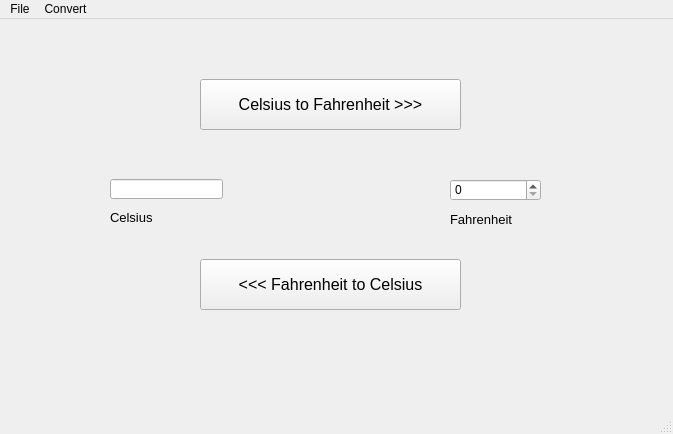
<?xml version="1.0" encoding="UTF-8"?>
<ui version="4.0">
 <class>MainWindow</class>
 <widget class="QMainWindow" name="MainWindow">
  <property name="geometry">
   <rect>
    <x>0</x>
    <y>0</y>
    <width>673</width>
    <height>434</height>
   </rect>
  </property>
  <property name="windowTitle">
   <string>MainWindow</string>
  </property>
  <widget class="QWidget" name="centralwidget">
   <widget class="QLineEdit" name="editCel">
    <property name="geometry">
     <rect>
      <x>110</x>
      <y>160</y>
      <width>113</width>
      <height>20</height>
     </rect>
    </property>
   </widget>
   <widget class="QSpinBox" name="spinFahr">
    <property name="geometry">
     <rect>
      <x>450</x>
      <y>160</y>
      <width>91</width>
      <height>22</height>
     </rect>
    </property>
   </widget>
   <widget class="QPushButton" name="btn_FtoC">
    <property name="geometry">
     <rect>
      <x>200</x>
      <y>240</y>
      <width>261</width>
      <height>51</height>
     </rect>
    </property>
    <property name="font">
     <font>
      <pointsize>12</pointsize>
     </font>
    </property>
    <property name="text">
     <string>&lt;&lt;&lt; Fahrenheit to Celsius</string>
    </property>
   </widget>
   <widget class="QPushButton" name="btn_CtoF">
    <property name="geometry">
     <rect>
      <x>200</x>
      <y>60</y>
      <width>261</width>
      <height>51</height>
     </rect>
    </property>
    <property name="font">
     <font>
      <pointsize>12</pointsize>
     </font>
    </property>
    <property name="text">
     <string>Celsius to Fahrenheit &gt;&gt;&gt;</string>
    </property>
   </widget>
   <widget class="QLabel" name="label">
    <property name="geometry">
     <rect>
      <x>110</x>
      <y>190</y>
      <width>61</width>
      <height>16</height>
     </rect>
    </property>
    <property name="font">
     <font>
      <pointsize>10</pointsize>
     </font>
    </property>
    <property name="text">
     <string>Celsius</string>
    </property>
   </widget>
   <widget class="QLabel" name="label_2">
    <property name="geometry">
     <rect>
      <x>450</x>
      <y>190</y>
      <width>111</width>
      <height>21</height>
     </rect>
    </property>
    <property name="font">
     <font>
      <pointsize>10</pointsize>
     </font>
    </property>
    <property name="text">
     <string>Fahrenheit</string>
    </property>
   </widget>
  </widget>
  <widget class="QMenuBar" name="menubar">
   <property name="geometry">
    <rect>
     <x>0</x>
     <y>0</y>
     <width>673</width>
     <height>21</height>
    </rect>
   </property>
   <widget class="QMenu" name="menuFile">
    <property name="title">
     <string>File</string>
    </property>
    <addaction name="actionExit"/>
   </widget>
   <widget class="QMenu" name="menuConvert">
    <property name="title">
     <string>Convert</string>
    </property>
    <addaction name="actionC_to_F"/>
    <addaction name="actionF_to_C"/>
   </widget>
   <addaction name="menuFile"/>
   <addaction name="menuConvert"/>
  </widget>
  <widget class="QStatusBar" name="statusbar"/>
  <action name="actionExit">
   <property name="text">
    <string>Exit</string>
   </property>
  </action>
  <action name="actionC_to_F">
   <property name="text">
    <string>C to F</string>
   </property>
  </action>
  <action name="actionF_to_C">
   <property name="text">
    <string>F to C</string>
   </property>
  </action>
 </widget>
 <resources/>
 <connections/>
</ui>
